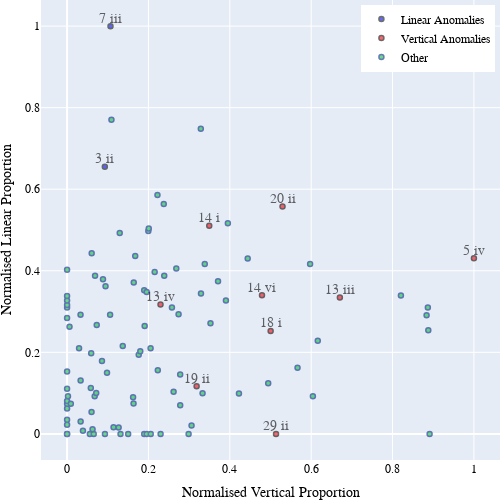

The code cell stored with this chart in its notebook:
### Code cell
## this plots the normalised values

graph_df = linear_df
linear_anomaly_titles = [['Op. 3 ii'], ['Op. 7 iii']]
linear_anomalies = []
for i in range(0, len(graph_df.index.values)-1):
    temp_df = graph_df.iloc[i:i+1, :]
    for j in linear_anomaly_titles:
        if j == temp_df.index.values:
            list_of_values = []
            for k in temp_df.index.values:
                list_of_values.append(str(k.replace("Op. ", "")))
            for l in temp_df.values.flat:
                list_of_values.append(l)
            linear_anomalies.append(list_of_values)
            graph_df = graph_df.drop(temp_df.index.values)
linear_anomalies_df = pd.DataFrame(linear_anomalies, columns = ['Title', 'Vertical Normalised Total', 'Linear Normalised Total', 'Combined Normalised Total'])
linear_anomalies_df = linear_anomalies_df.set_index('Title')

vertical_anomaly_titles = [['Op. 5 iv'], ['Op. 12/ii'], ['Op. 13 iii'], ['Op. 13 iv'], ['Op. 14 i'], ['Op. 14 iii'], ['Op. 14 vi'], ['Op. 15 ii'], ['Op. 18 i'], ['Op. 18 iii'], ['Op. 19 ii'], ['Op. 20 i'], ['Op. 20 ii'], ['Op. 29 ii']]
vertical_anomalies = []
for i in range(0, len(graph_df.index.values)-1):
    temp_df = graph_df.iloc[i:i+1, :]
    for j in vertical_anomaly_titles:
        if j == temp_df.index.values:
            list_of_values = []
            for k in temp_df.index.values:
                list_of_values.append(str(k.replace("Op. ", "")))
            for l in temp_df.values.flat:
                list_of_values.append(l)
            vertical_anomalies.append(list_of_values)
            graph_df = graph_df.drop(temp_df.index.values)
vertical_anomalies_df = pd.DataFrame(vertical_anomalies, columns = ['Title', 'Vertical Normalised Total', 'Linear Normalised Total', 'Combined Normalised Total'])
vertical_anomalies_df = vertical_anomalies_df.set_index('Title')

fig = go.Figure()
fig.add_trace(go.Scatter(x = linear_anomalies_df['Vertical Normalised Total'], y = linear_anomalies_df['Linear Normalised Total'], mode='markers', text=linear_anomalies_df.index.values, textposition="top center", textfont_size=14, marker_color='rgb(3,3,255)', marker_line_color='rgb(9,19,6)', marker_line_width=1.5, opacity=0.6, name='Linear Anomalies'))
fig.add_trace(go.Scatter(x = linear_anomalies_df['Vertical Normalised Total'], y = linear_anomalies_df['Linear Normalised Total'], mode='text', text=linear_anomalies_df.index.values, textposition="top center", textfont_size=14, marker_color='rgb(3,3,255)', marker_line_color='rgb(9,19,6)', marker_line_width=1.5, opacity=0.6, name='Linear Anomalies', showlegend= False))

fig.add_trace(go.Scatter(x = vertical_anomalies_df['Vertical Normalised Total'], y = vertical_anomalies_df['Linear Normalised Total'], mode='markers', text=vertical_anomalies_df.index.values, textposition="top center", textfont_size=14, marker_color='rgb(255,0,13)', marker_line_color='rgb(19,0,0)', marker_line_width=1.5, opacity=0.6, name='Vertical Anomalies'))
fig.add_trace(go.Scatter(x = vertical_anomalies_df['Vertical Normalised Total'], y = vertical_anomalies_df['Linear Normalised Total'], mode='text', text=vertical_anomalies_df.index.values, textposition="top center", textfont_size=14, marker_color='rgb(255,0,13)', marker_line_color='rgb(19,0,0)', marker_line_width=1.5, opacity=0.6, name='Vertical Anomalies', showlegend= False))

fig.add_trace(go.Scatter(x = graph_df['Vertical Normalised Total'], y = graph_df['Linear Normalised Total'], mode='markers', text=graph_df.index.values, textposition="top center", textfont_size=14, marker_color='rgb(3,199,45)', marker_line_color='rgb(3,35,134)', marker_line_width=1.5, opacity=0.6, name='Other'))
fig.update_layout(xaxis=(dict(title={'text': 'Normalised Vertical Proportion'})))
fig.update_layout(yaxis=(dict(title={'text': 'Normalised Linear Proportion'})))
fig.update_traces(marker_size=5, selector=dict(type='scatter')) 
#fig.update_layout(title={'text': 'Comparative Proportions Chart', 'font':dict(family="Big Caslon, monospace", size=20, color='rgb(0,0,0)'), 'y':0.95, 'x':0.5, 'xanchor': 'center', 'yanchor': 'top'})
fig.update_layout(font=dict(family="Baskerville, monospace", size=12, color='rgb(0,0,0)'))
fig.update_layout(autosize=False, width=500, height=500)
fig.update_layout(margin={'l': 0, 'r': 0, 't': 0, 'b': 0})
fig.update_layout(legend=dict(yanchor="top", y=0.99, xanchor="right", x=0.99))
fig.show()
img_bytes = fig.to_image(format="png", width=500, height=500, scale=3)
Image(img_bytes)

### Figure 1 — Plotly figure (JSON) as saved in the notebook; plotly's stock layout.template omitted (floating-point values rounded to 4 significant figures)
{"data": [{"marker": {"color": "rgb(3,3,255)", "line": {"color": "rgb(9,19,6)", "width": 1.5}, "size": 5}, "mode": "markers", "name": "Linear Anomalies", "opacity": 0.6, "text": ["3 ii", "7 iii"], "textfont": {"size": 14}, "textposition": "top center", "type": "scatter", "x": [0.09277, 0.1067], "y": [0.6549, 1]}, {"marker": {"color": "rgb(3,3,255)", "line": {"color": "rgb(9,19,6)", "width": 1.5}, "size": 5}, "mode": "text", "name": "Linear Anomalies", "opacity": 0.6, "showlegend": false, "text": ["3 ii", "7 iii"], "textfont": {"size": 14}, "textposition": "top center", "type": "scatter", "x": [0.09277, 0.1067], "y": [0.6549, 1]}, {"marker": {"color": "rgb(255,0,13)", "line": {"color": "rgb(19,0,0)", "width": 1.5}, "size": 5}, "mode": "markers", "name": "Vertical Anomalies", "opacity": 0.6, "text": ["19 ii", "29 ii", "13 iv", "18 i", "14 vi", "14 i", "13 iii", "20 ii", "5 iv"], "textfont": {"size": 14}, "textposition": "top center", "type": "scatter", "x": [0.3184, 0.5136, 0.2296, 0.5003, 0.4791, 0.3495, 0.6705, 0.5295, 1], "y": [0.1165, 0, 0.3173, 0.2524, 0.3401, 0.5102, 0.3346, 0.5579, 0.4306]}, {"marker": {"color": "rgb(255,0,13)", "line": {"color": "rgb(19,0,0)", "width": 1.5}, "size": 5}, "mode": "text", "name": "Vertical Anomalies", "opacity": 0.6, "showlegend": false, "text": ["19 ii", "29 ii", "13 iv", "18 i", "14 vi", "14 i", "13 iii", "20 ii", "5 iv"], "textfont": {"size": 14}, "textposition": "top center", "type": "scatter", "x": [0.3184, 0.5136, 0.2296, 0.5003, 0.4791, 0.3495, 0.6705, 0.5295, 1], "y": [0.1165, 0, 0.3173, 0.2524, 0.3401, 0.5102, 0.3346, 0.5579, 0.4306]}, {"marker": {"color": "rgb(3,199,45)", "line": {"color": "rgb(3,35,134)", "width": 1.5}, "size": 5}, "mode": "markers", "name": "Other", "opacity": 0.6, "text": ["Op. 11 iii", "Op. 31 iv", "Op. 6 vi", "Op. 6 v", "Op. 26", "Op. 29 i", "Op. 6 iv", "Op. 10 iii", "Op. 28 ii", "Op. 16 ii", "Op. 31 v", "Op. 25 i", "Op. 6 ii", "Op. 28 iii", "Op. 1", "Op. 5 v", "Op. 6 i", "Op. 31 iii", "Op. 28 i", "Op. 30", "Op. 29 iii", "Op. 31 i", "Op. 4 v", "Op. 19 i", "Op. 25 iii", "Op. 9 ii", "Op. 11 ii", "Op. 31 ii", "Op. 10 i", "Op. 7 i", "Op. 2", "Op. 15 i", "Op. 5 i", "Op. 23 ii", "Op. 3 iv", "Op. 23 i", "Op. 4 i", "Op. 3 i", "Op. 31 vi", "Op. 4 iv", "Op. 3 iii", "Op. 13 ii", "Op. 25 ii", "Op. 3 v", "Op. 10 ii", "Op. 5 ii", "Op. 24 ii", "Op. 23 iii", "Op. 6 iii", "Op. 12 i", "Op. 27 iii", "Op. 7 ii", "Op. 10 v", "Op. 16 iv", "Op. 9 iii", "Op. 17 i", "Op. 5 iii", "Op. 24 iii", "Op. 8 ii", "Op. 4 iii", "Op. 12 iii", "Op. 13 i", "Op. 24 i", "Op. 14 ii", "Op. 8 i", "Op. 4 ii", "Op. 10 iv", "Op. 7 iv", "Op. 14 iv", "Op. 15 iv", "Op. 9 i", "Op. 12 iv", "Op. 17 iii", "Op. 11 i", "Op. 15 iii", "Op. 22 ii", "Op. 9 iv", "Op. 12 ii", "Op. 21 i", "Op. 15 v", "Op. 21 ii", "Op. 14 v", "Op. 18 ii", "Op. 16 iii", "Op. 17 ii", "Op. 18 iii", "Op. 14 iii", "Op. 22 i", "Op. 9 v", "Op. 9 vi", "Op. 15 ii", "Op. 16 v", "Op. 20 i", "Op. 16 i", "Op. 27 ii", "Op. 27 i"], "textfont": {"size": 14}, "textposition": "top center", "type": "scatter", "x": [0, 0, 0, 0, 0.03899, 0.05595, 0, 0.03334, 0.06549, 0, 0.06265, 0, 0.009237, 0.09304, 0.002237, 0, 0.06016, 0.1142, 0.1313, 0.1267, 0.1502, 0, 0.06784, 0.03327, 0.05832, 0.07163, 0.1895, 0.1958, 0.2056, 0.2299, 0.1634, 0.02945, 0.09817, 0.1622, 0.05924, 0.08577, 0.00597, 0, 0.2987, 0, 0, 0.0331, 0.3059, 0, 0, 0.07288, 0.2781, 0.1368, 0.2618, 0.1761, 0.223, 0.1799, 0.1058, 0, 0.2053, 0.278, 0.333, 0.1907, 0.06878, 0.0945, 0.08828, 0.06049, 0.4225, 0.1639, 0.1895, 0.1956, 0.2577, 0.2741, 0.1675, 0.2153, 0.4944, 0.1294, 0.3525, 0.2388, 0.3291, 0.2685, 0.6042, 0.1997, 0.2007, 0.3904, 0.5664, 0.371, 0.3384, 0.2376, 0.2221, 0.6162, 0.4439, 0.109, 0.891, 0.3952, 0.5973, 0.3287, 0.8879, 0.8205, 0.8836, 0.8867], "y": [0, 0, 0.02246, 0.03464, 0.007488, 0, 0.06231, 0.0301, 0, 0.07381, 0.0114, 0.08087, 0.07381, 0, 0.09205, 0.1107, 0.05345, 0.0161, 0, 0.01574, 0, 0.1531, 0.09208, 0.1307, 0.1127, 0.1, 0, 0, 0, 0, 0.07449, 0.2098, 0.1497, 0.08986, 0.1979, 0.1787, 0.2625, 0.284, 0, 0.31, 0.3163, 0.2925, 0.02067, 0.327, 0.3382, 0.2672, 0.07045, 0.2156, 0.1033, 0.1938, 0.1563, 0.2029, 0.2925, 0.4026, 0.2102, 0.1459, 0.09936, 0.2646, 0.3875, 0.3619, 0.3793, 0.4429, 0.09909, 0.3714, 0.3523, 0.3479, 0.31, 0.2937, 0.4365, 0.3968, 0.124, 0.4925, 0.2712, 0.3875, 0.3444, 0.4058, 0.09254, 0.4974, 0.5038, 0.327, 0.162, 0.3744, 0.4166, 0.5636, 0.5861, 0.2284, 0.4299, 0.7702, 0, 0.5167, 0.4168, 0.7483, 0.2543, 0.3394, 0.2906, 0.31]}], "layout": {"autosize": false, "font": {"color": "rgb(0,0,0)", "family": "Baskerville, monospace", "size": 12}, "height": 500, "legend": {"x": 0.99, "xanchor": "right", "y": 0.99, "yanchor": "top"}, "margin": {"b": 0, "l": 0, "r": 0, "t": 0}, "width": 500, "xaxis": {"title": {"text": "Normalised Vertical Proportion"}}, "yaxis": {"title": {"text": "Normalised Linear Proportion"}}}}
